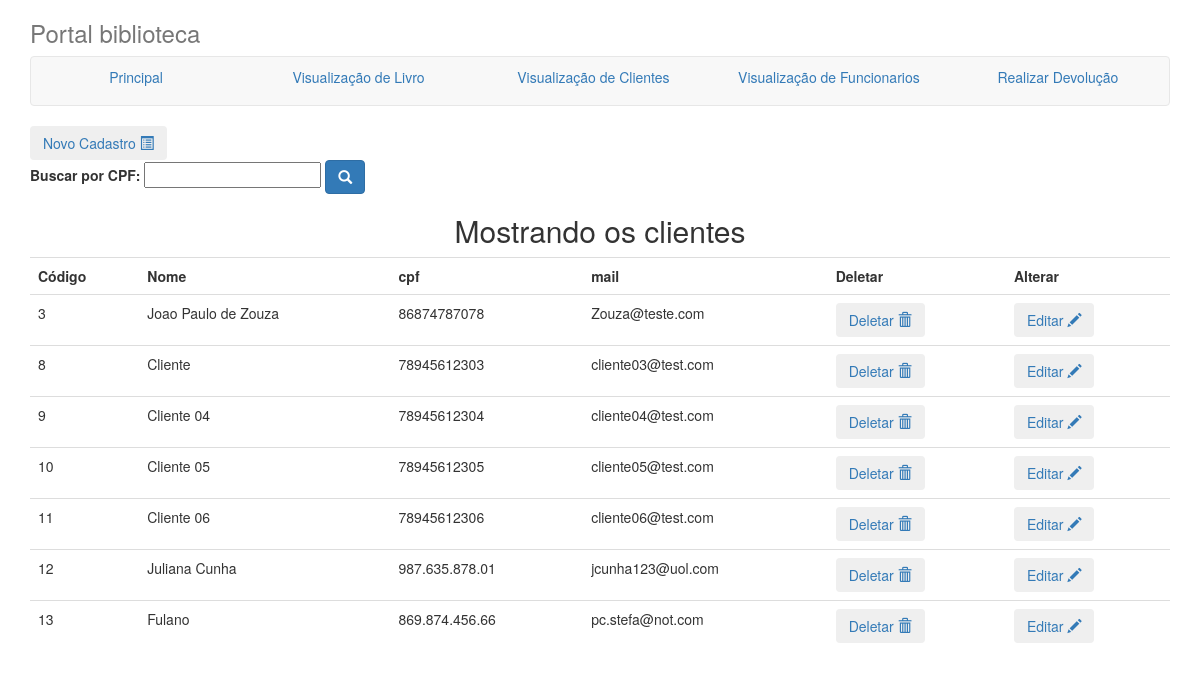
/visualizacao/visualizacaoCliente.php, run on the app's committed database.
### tables this page shows
CREATE TABLE IF NOT EXISTS `client` (
  `name` varchar(100) NOT NULL,
  `phone` varchar(100) NOT NULL,
  `mail` varchar(100) NOT NULL,
  `cpf` varchar(100) NOT NULL,
  `address` varchar(100) NOT NULL,
  `rentCount` int(11) NOT NULL,
  `id` bigint(20) unsigned NOT NULL AUTO_INCREMENT,
  UNIQUE KEY `is` (`id`)
);

### visualizacao/visualizacaoCliente.php (the view, shortened to what this page needs)
<!doctype html>
<html>
<head>
<link rel="stylesheet" href="../css/bootstrap.css">
</head>
<body>
<div class="container">
      <div class="masthead">
        <h3 class="text-muted">Portal biblioteca</h3>
        <nav class="navbar navbar-default">
          <ul class="nav nav-justified">
			<li class="active"><a href="../index.php">Principal</a></li>
            <li><a href="visualizacaoLivro.php">Visualização de Livro</a></li>
            <li><a href="visualizacaoCliente.php">Visualização de Clientes</a></li>
            <li><a href="visualizacaoFuncionario.php">Visualização de Funcionarios</a></li>
			<li><a href="../cadastro/devolucao.php">Realizar Devolução</a></li>
          </ul>
        </nav>
      </div>
      <div>
	  <a href="../cadastro/cadastroCliente.php"><button type="button"  class="btn">Novo Cadastro
<span class="glyphicon glyphicon-list-alt" aria-hidden="true"></span>
</button></a>
<br>
<form method="GET" action="../trafegoDados/buscaCliente.php">
	<label for="search">Buscar por CPF:</label>
	<input type="text" id="search" name="search" maxlength="255" />
	<button type="submit" class="btn btn-primary">
	<span class="glyphicon glyphicon-search"></span>
</button>
</form>
	  <?php
			$resultado=mysql_query("Select * from client order by id") or die ("Não é possível consultar clientes.");
				print("<center><h2>Mostrando os clientes</h2>");
				print("<table class='display table' width='90%'>");
				print("<tr><td><b>Código</td>");
				print("<td><b>Nome</td>");
				print("<td><b>cpf</td>");
				print("<td><b>mail</td>");
				print("<td><b>Deletar</td><td><b>Alterar</td></tr>");
			while ($linha=mysql_fetch_array($resultado))
			{
			$id=$linha["id"];
			$name=$linha["name"];
			$cpf=$linha["cpf"];
			$mail=$linha["mail"];
			print("<tr><td>$id</td>");
			print("<td>$name</td>");
			print("<td>$cpf</td>");
			print("<td>$mail</td>");
			 print("<td><a href='../trafegoDados/deletaCliente.php? cod=$id'><button type='button'  class='btn'>Deletar
										<span class='glyphicon glyphicon-trash' aria-hidden='true'></span> </button></a>");
			 print("<td><a href='../trafegoDados/alteraCliente.php? cod=$id'><button type='button'  class='btn'>Editar
										<span class='glyphicon glyphicon-pencil' aria-hidden='true'></span> </button></a>");
			 }
			print("</table></center>");
?>
	  </div>
    </div>
</body>
</html>

### data on the page
client: id "3", name "Joao Paulo de Zouza", cpf "86874787078", mail "Zouza@teste.com"
client: id "8", name "Cliente", cpf "78945612303", mail "cliente03@test.com"
client: id "9", name "Cliente 04", cpf "78945612304", mail "cliente04@test.com"
client: id "10", name "Cliente 05", cpf "78945612305", mail "cliente05@test.com"
client: id "11", name "Cliente 06", cpf "78945612306", mail "cliente06@test.com"
client: id "12", name "Juliana Cunha", cpf "987.635.878.01", mail "jcunha123@uol.com"
client: id "13", name "Fulano", cpf "869.874.456.66", mail "pc.stefa@not.com"
